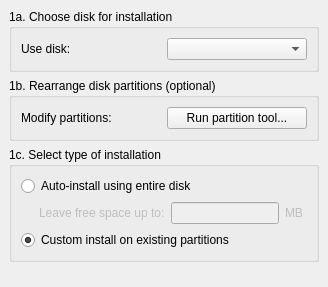
     <widget class="QWidget" name="Step_1">
      <layout class="QGridLayout">
       <property name="margin">
        <number>9</number>
       </property>
       <property name="spacing">
        <number>6</number>
       </property>
       <item row="2" column="0">
        <widget class="QGroupBox" name="installationTypeBox">
         <property name="sizePolicy">
          <sizepolicy hsizetype="MinimumExpanding" vsizetype="Minimum">
           <horstretch>0</horstretch>
           <verstretch>0</verstretch>
          </sizepolicy>
         </property>
         <property name="title">
          <string>1c. Select type of installation</string>
         </property>
         <layout class="QGridLayout">
          <property name="margin">
           <number>9</number>
          </property>
          <property name="spacing">
           <number>6</number>
          </property>
          <item row="1" column="0">
           <spacer>
            <property name="orientation">
             <enum>Qt::Horizontal</enum>
            </property>
            <property name="sizeType">
             <enum>QSizePolicy::Fixed</enum>
            </property>
            <property name="sizeHint" stdset="0">
             <size>
              <width>12</width>
              <height>20</height>
             </size>
            </property>
           </spacer>
          </item>
          <item row="1" column="1">
           <widget class="QLabel" name="leaveLabel">
            <property name="enabled">
             <bool>false</bool>
            </property>
            <property name="sizePolicy">
             <sizepolicy hsizetype="MinimumExpanding" vsizetype="Minimum">
              <horstretch>0</horstretch>
              <verstretch>0</verstretch>
             </sizepolicy>
            </property>
            <property name="text">
             <string>Leave free space up to:</string>
            </property>
            <property name="wordWrap">
             <bool>false</bool>
            </property>
           </widget>
          </item>
          <item row="1" column="2">
           <widget class="QLineEdit" name="freeSpaceEdit">
            <property name="enabled">
             <bool>false</bool>
            </property>
            <property name="sizePolicy">
             <sizepolicy hsizetype="MinimumExpanding" vsizetype="Minimum">
              <horstretch>0</horstretch>
              <verstretch>0</verstretch>
             </sizepolicy>
            </property>
            <property name="alignment">
             <set>Qt::AlignRight</set>
            </property>
           </widget>
          </item>
          <item row="1" column="3">
           <widget class="QLabel" name="freeLabel">
            <property name="enabled">
             <bool>false</bool>
            </property>
            <property name="sizePolicy">
             <sizepolicy hsizetype="Minimum" vsizetype="Minimum">
              <horstretch>0</horstretch>
              <verstretch>0</verstretch>
             </sizepolicy>
            </property>
            <property name="text">
             <string>MB </string>
            </property>
            <property name="wordWrap">
             <bool>false</bool>
            </property>
           </widget>
          </item>
          <item row="0" column="0" colspan="3">
           <widget class="QRadioButton" name="entireDiskButton">
            <property name="sizePolicy">
             <sizepolicy hsizetype="MinimumExpanding" vsizetype="Minimum">
              <horstretch>0</horstretch>
              <verstretch>0</verstretch>
             </sizepolicy>
            </property>
            <property name="text">
             <string>Auto-install using entire disk </string>
            </property>
            <property name="checked">
             <bool>false</bool>
            </property>
           </widget>
          </item>
          <item row="2" column="0" colspan="3">
           <widget class="QRadioButton" name="existing_partitionsButton">
            <property name="sizePolicy">
             <sizepolicy hsizetype="MinimumExpanding" vsizetype="Minimum">
              <horstretch>0</horstretch>
              <verstretch>0</verstretch>
             </sizepolicy>
            </property>
            <property name="text">
             <string>Custom install on existing partitions</string>
            </property>
            <property name="checked">
             <bool>true</bool>
            </property>
           </widget>
          </item>
         </layout>
        </widget>
       </item>
       <item row="0" column="0">
        <widget class="QGroupBox" name="diskBox">
         <property name="sizePolicy">
          <sizepolicy hsizetype="MinimumExpanding" vsizetype="Minimum">
           <horstretch>0</horstretch>
           <verstretch>0</verstretch>
          </sizepolicy>
         </property>
         <property name="title">
          <string>1a. Choose disk for installation</string>
         </property>
         <layout class="QGridLayout">
          <property name="margin">
           <number>9</number>
          </property>
          <property name="spacing">
           <number>6</number>
          </property>
          <item row="0" column="1">
           <widget class="QComboBox" name="diskCombo">
            <property name="sizePolicy">
             <sizepolicy hsizetype="MinimumExpanding" vsizetype="Minimum">
              <horstretch>0</horstretch>
              <verstretch>0</verstretch>
             </sizepolicy>
            </property>
           </widget>
          </item>
          <item row="0" column="0">
           <widget class="QLabel" name="useDiskLabel">
            <property name="sizePolicy">
             <sizepolicy hsizetype="MinimumExpanding" vsizetype="Minimum">
              <horstretch>0</horstretch>
              <verstretch>0</verstretch>
             </sizepolicy>
            </property>
            <property name="font">
             <font/>
            </property>
            <property name="text">
             <string>Use disk:</string>
            </property>
            <property name="wordWrap">
             <bool>false</bool>
            </property>
           </widget>
          </item>
         </layout>
        </widget>
       </item>
       <item row="1" column="0">
        <widget class="QGroupBox" name="rearrangediskBox">
         <property name="sizePolicy">
          <sizepolicy hsizetype="MinimumExpanding" vsizetype="Minimum">
           <horstretch>0</horstretch>
           <verstretch>0</verstretch>
          </sizepolicy>
         </property>
         <property name="title">
          <string>1b. Rearrange disk partitions (optional)</string>
         </property>
         <layout class="QGridLayout">
          <property name="margin">
           <number>9</number>
          </property>
          <property name="spacing">
           <number>6</number>
          </property>
          <item row="0" column="1">
           <widget class="QPushButton" name="qtpartedButton">
            <property name="sizePolicy">
             <sizepolicy hsizetype="MinimumExpanding" vsizetype="Minimum">
              <horstretch>0</horstretch>
              <verstretch>0</verstretch>
             </sizepolicy>
            </property>
            <property name="text">
             <string>Run partition tool...</string>
            </property>
           </widget>
          </item>
          <item row="0" column="0">
           <widget class="QLabel" name="repartitionLabel">
            <property name="sizePolicy">
             <sizepolicy hsizetype="MinimumExpanding" vsizetype="Minimum">
              <horstretch>0</horstretch>
              <verstretch>0</verstretch>
             </sizepolicy>
            </property>
            <property name="text">
             <string>Modify partitions:</string>
            </property>
            <property name="wordWrap">
             <bool>false</bool>
            </property>
           </widget>
          </item>
         </layout>
        </widget>
       </item>
       <item row="3" column="0">
        <spacer>
         <property name="orientation">
          <enum>Qt::Vertical</enum>
         </property>
         <property name="sizeHint" stdset="0">
          <size>
           <width>20</width>
           <height>16</height>
          </size>
         </property>
        </spacer>
       </item>
      </layout>
     </widget>
